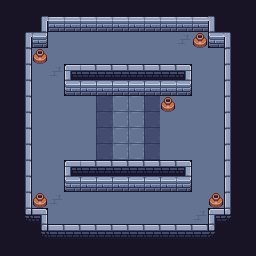

A level layout from a 2D game, rendered from its tile map. Below: a short description, then the map file with its tile-grid data intact:
An orthogonal 16x16 tile map with 16x16 px tiles, 3 tile layers (base, accessories, foreground) and 4 objects.

<map version="1.10" tiledversion="1.12.0" orientation="orthogonal" renderorder="right-down" width="16" height="16" tilewidth="16" tileheight="16" infinite="0" nextlayerid="8" nextobjectid="9">
 <tileset firstgid="1" source="cryptophage-ts.tsx" />
 <layer id="1" name="base" width="16" height="16">
  <data encoding="csv">
231,231,231,231,231,231,231,231,231,231,231,231,231,231,231,231,
231,231,240,287,287,287,287,287,287,287,287,287,287,265,231,231,
231,240,260,373,373,373,373,373,373,373,373,374,373,258,265,231,
231,232,373,373,373,373,373,373,373,373,373,373,373,373,230,231,
231,232,373,374,202,203,203,203,203,203,203,204,373,373,230,231,
231,232,373,373,258,259,259,259,259,259,259,260,373,373,230,231,
231,232,373,373,373,373,372,370,370,372,373,373,373,373,230,231,
231,232,373,373,373,373,372,370,370,372,373,373,373,373,230,231,
231,232,373,373,373,373,372,370,370,372,373,373,373,373,230,231,
231,232,373,373,373,373,372,370,370,372,373,373,373,373,230,231,
231,232,373,373,202,203,203,203,203,203,203,204,373,373,230,231,
231,232,373,373,258,259,259,259,259,259,259,260,373,373,230,231,
231,232,373,374,373,373,373,373,373,373,373,373,373,373,230,231,
231,235,204,373,373,373,373,373,373,373,373,373,374,202,234,231,
231,231,235,203,203,203,203,203,203,203,203,203,203,234,231,231,
231,231,231,231,231,231,231,231,231,231,231,231,231,231,231,231
</data>
 </layer>
 <layer id="2" name="accessories" width="16" height="16">
  <data encoding="csv">
0,0,0,0,0,0,0,0,0,0,0,0,0,0,0,0,
0,0,0,0,0,0,0,0,0,0,0,0,0,0,0,0,
0,0,0,0,0,0,0,0,0,0,0,0,339,0,0,0,
0,0,339,0,0,0,0,0,0,0,0,0,0,0,0,0,
0,0,0,0,0,0,0,0,0,0,0,0,0,0,0,0,
0,0,0,0,0,0,0,0,0,0,0,0,0,0,0,0,
0,0,0,0,0,0,0,371,371,0,339,0,0,0,0,0,
0,0,0,0,0,0,0,371,371,0,0,0,0,0,0,0,
0,0,0,0,0,0,0,371,371,0,0,0,0,0,0,0,
0,0,0,0,0,0,0,371,371,0,0,0,0,0,0,0,
0,0,0,0,0,0,0,0,0,0,0,0,0,0,0,0,
0,0,0,0,0,0,0,0,0,0,0,0,0,0,0,0,
0,0,339,0,0,0,0,0,0,0,0,0,0,339,0,0,
0,0,0,0,0,0,0,0,0,0,0,0,0,0,0,0,
0,0,0,0,0,0,0,0,0,0,0,0,0,0,0,0,
0,0,0,0,0,0,0,0,0,0,0,0,0,0,0,0
</data>
 </layer>
 <objectgroup id="3" name="p-entrances-left">
  <object id="8" x="16" y="48" width="16" height="160" />
 </objectgroup>
 <objectgroup id="4" name="p-entrances-right">
  <object id="7" x="224" y="48" width="16" height="160" />
 </objectgroup>
 <objectgroup id="5" name="p-entrances-up">
  <object id="6" x="48" y="16" width="160" height="16" />
 </objectgroup>
 <objectgroup id="6" name="p-entrances-down">
  <object id="5" x="48" y="224" width="160" height="16" />
 </objectgroup>
 <layer id="7" name="foreground" width="16" height="16">
  <data encoding="csv">
0,0,0,0,0,0,0,0,0,0,0,0,0,0,0,0,
0,0,0,0,0,0,0,0,0,0,0,0,0,0,0,0,
0,0,0,0,0,0,0,0,0,0,0,0,0,0,0,0,
0,0,0,0,0,0,0,0,0,0,0,0,0,0,0,0,
0,0,0,0,0,0,0,0,0,0,0,0,0,0,0,0,
0,0,0,0,0,0,0,0,0,0,0,0,0,0,0,0,
0,0,0,0,0,0,0,0,0,0,0,0,0,0,0,0,
0,0,0,0,0,0,0,0,0,0,0,0,0,0,0,0,
0,0,0,0,0,0,0,0,0,0,0,0,0,0,0,0,
0,0,0,0,0,0,0,0,0,0,0,0,0,0,0,0,
0,0,0,0,0,0,0,0,0,0,0,0,0,0,0,0,
0,0,0,0,0,0,0,0,0,0,0,0,0,0,0,0,
0,0,0,0,0,0,0,0,0,0,0,0,0,0,0,0,
0,0,0,0,0,0,0,0,0,0,0,0,0,0,0,0,
0,0,0,0,0,0,0,0,0,0,0,0,0,0,0,0,
0,0,0,0,0,0,0,0,0,0,0,0,0,0,0,0
</data>
 </layer>
</map>
